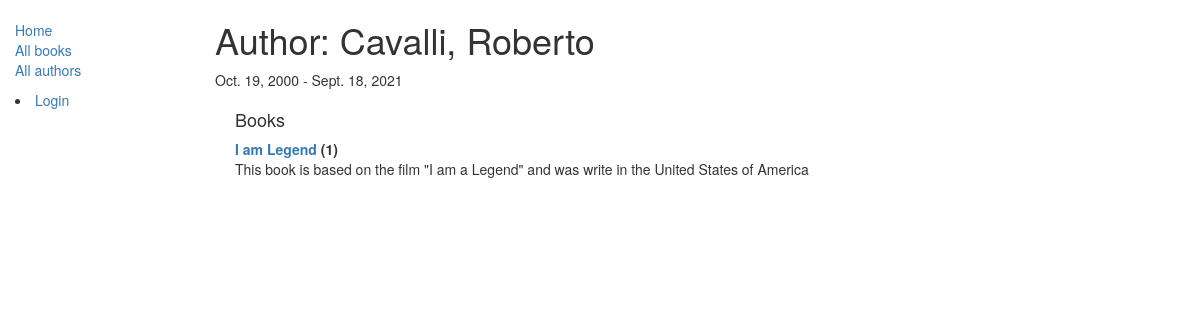
The app's page /catalog/author/1 with its own data.
### catalog/models.py (models this page shows, shortened)
class Author(models.Model):
    first_name = models.CharField(max_length=100)
    last_name = models.CharField(max_length=100)
    date_of_birth = models.DateField(null=True, blank=True)
    date_of_death = models.DateField('Died', null=True, blank=True)
    def __str__(self):
        return '{0}, {1}'.format(self.last_name, self.first_name)

class Book(models.Model):
    title = models.CharField(max_length=200)
    author = models.ForeignKey('Author', on_delete=models.SET_NULL, null=True)
    summary = models.TextField(max_length=1000, help_text="Enter a brief description of the book")
    isbn = models.CharField('ISBN',max_length=13, help_text='13 Character <a href="https://www.isbn-international.org/content/what-isbn">ISBN number</a>')
    genre = models.ManyToManyField(Genre, help_text="Select a genre for this book")
    def __str__(self):
        return self.title
    def display_genre(self):
        return ', '.join([genre.name for genre in self.genre.all()[:3]])
    display_genre.short_description = 'Genre'

### catalog/views.py (the view)
# urls.py: url(r'^author/(?P<pk>\d+)$', views.AuthorDetailView.as_view(), name='author-detail'),
class AuthorDetailView(generic.DetailView):
    model = Author

### templates/catalog/author_detail.html
{% extends "base_generic.html" %}
{% block content %}
  <h1>Author: {{ author }} </h1>
  <p>{{author.date_of_birth}} - {% if author.date_of_death %}{{author.date_of_death}}{% endif %}</p>
  <div style="margin-left:20px;margin-top:20px">
    <h4>Books</h4>
    <dl>
      {% for book in author.book_set.all %}
        <dt><a href="{% url 'book-detail' book.pk %}">{{book}}</a> ({{book.bookinstance_set.all.count}})</dt>
        <dd>{{book.summary}}</dd>
      {% endfor %}
    </dl>
  </div>
{% endblock %}

### records on screen
Author: last_name+first_name "Cavalli, Roberto", date_of_birth "Oct. 19, 2000", date_of_death "Sept. 18, 2021"
Book: title "I am Legend", bookinstance_set.all.count "1", summary "This book is based on the film \"I am a Legend\" and was write in the United States of America"
